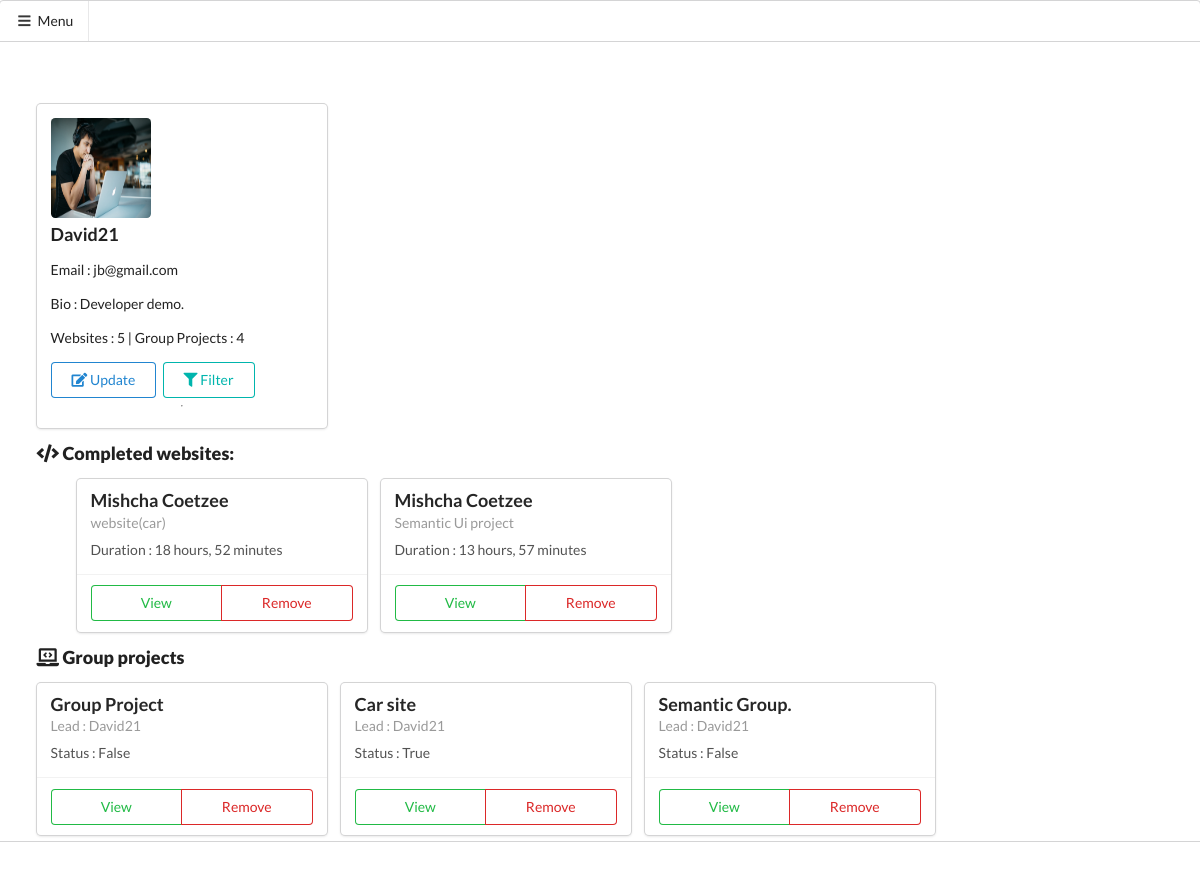
/profile/ (signed in), run on the app's committed database.
### dev_site01/models.py (models this page shows, shortened)
class UserProfile(models.Model):
	user = models.ForeignKey(User,on_delete=models.CASCADE)
	image = models.ImageField(blank=True,null=True,upload_to='image/')
	projects = models.ManyToManyField('Projects')
	group_project = models.ManyToManyField('Group_project')
	email = models.EmailField(blank=True,null=True)
	update = models.BooleanField(default=False)
	bio = models.TextField(max_length=300,null=True,blank=True)

class Projects(models.Model):
	start_date = models.DateField()
	end_date = models.DateTimeField(blank=True,null=True)
	duration = models.CharField(max_length=50,null=True,blank=True)
	title = models.CharField(max_length=100)
	user = models.ForeignKey(User,on_delete=models.CASCADE)
	activities = models.ManyToManyField('List',blank=True)
	project_url = models.URLField(blank=True,null=True)
	complete = models.BooleanField(default=False)
	website_owner = models.CharField(max_length=70,null=True,blank=True)
	outstanding_requirements = models.CharField(max_length=200,null=True,blank=True)
	challenges = models.TextField(max_length=500,null=True,blank=True)

class Group_project(models.Model):
	project_title = models.CharField(max_length=90)
	lead = models.ForeignKey(User,on_delete=models.CASCADE,related_name="lead_of_project",null=True)
	collaborators = models.ManyToManyField('Collaborators',blank=True,
		related_name="collaborator_working_on_group_project")
	task = models.ManyToManyField('Task',blank=True,related_name="task_related_to_project")
	add_collaborator = models.CharField(max_length=80,null=True,blank=True)
	status = models.BooleanField(default=False)

### dev_site01/views.py (the view, shortened to what this page needs)
# urls.py: path('profile/', views.profile,name="profile"),
def profile(request):
	project = Projects.objects.filter(user=request.user).order_by('-id')
	count = Projects.objects.filter(user=request.user).count()
	p = UserProfile.objects.get(user=request.user)
	profile_group_project = p.group_project.all().order_by('-id')
	group_project = p.group_project.all().count()
	form = UserProfileForm(request.POST or None,instance=p)
	context = {
		"project":project,
		"p":p,
		"form":form,
		"count":count,
		"group_project":group_project,
		"profile_group_project":profile_group_project,
	}
	return render(request,'profile.html',context)

### dev_site01/templates/profile.html (shortened to what this page needs)
{% extends 'base.html' %}
{%block body%}
{% load bootstrap4 %}
{% load crispy_forms_tags %}
 {% if p.update == False %}
<div class="row ui container" style="margin:0 auto;margin-top: 3em;">
<div class="col-md-6" style="margin: 1em auto;">
<div class="ui card" style="padding: 1em;">
<div class="row">
  <div class="col-md-3">
<img src="/media/{{p.image}}" style="height: 100px;width: 100px;border-radius: 0.3em;">
</div>
<div class="col-md-9">
<h3 class="text-secondary text-capitalize text-monospace"> {{p.user}}</h3>
<p>Email : {{p.email}}</p>
<p>Bio : {{p.bio}}</p>
<p>Websites : <span class="badge badge-info">{{count}}</span> |
Group Projects : <span class="badge badge-info">{{group_project}}</span></p>
<a href="{%url 'update' %}" class="ui blue  basic button"><i class="fa fa-edit" aria-hidden="true"></i> Update</a>
<button class="ui teal basic button" onclick="groupFunction()"><i class="fa fa-filter" aria-hidden="true"></i> Filter</button>
</div>
</div>
<hr>
</div>
</div>
<div class="ui container">
<div id="web">
  <h3  class="text-center text-success" style="font-weight:800;"><i class="fa fa-code"></i> Completed websites:</h3>
<ol>
  <div class="ui cards">
{% for p in project%}
{% if p.project_url%}
  <div class="card">
    <div class="content">
      <div class="header">
        {{p.website_owner}}
      </div>
      <div class="meta">
        {{p.title}}
      </div>
      <div class="description">
       Duration : {{p.duration}}
      </div>
    </div>
    <div class="extra content">
      <div class="ui two buttons">
        <a href="{% url 'activity' id=p.id %}" class="ui basic green button">View</a>
        <a href="{% url 'delete_single_project' id=p.id %}" class="ui basic red button">Remove</a>
      </div>
    </div>
  </div>
{%endif%}
{% empty %}
<p class="text-muted text-center">You have not completed any websites/projects</p>
{%endfor%}
</div>
</ol>
</div>
<div id="group">
  <h3 class="text-center text-success" style="font-weight:800;"><i class="fa fa-laptop-code"></i> Group projects</h3>
  <div class="ui cards">
{% for p in profile_group_project %}
{% if p.lead == request.user%}
<div class="card">
    <div class="content">
      <div class="header">
        {{p.project_title}}
      </div>
      <div class="meta">
        Lead : {{p.lead}}
      </div>
      <div class="description">
       Status : {{p.status}}
      </div>
    </div>
    <div class="extra content">
      <div class="ui two buttons">
        <a href="{% url 'group-project' id=p.id%}" class="ui green basic button" title="view your group project">View</a>
        <a href="{% url 'close_project_owner' id=p.id%}" class="ui red basic button">Remove</a>
      </div>
    </div>
  </div>
{% endif %}
{% empty %}
<p class="text-muted text-center">You have not been added to or created any group projects.</p>
{% endfor %}
</div>
</div>
</div>
</div>
{%endif%}
{%endblock%}

### data on the page
UserProfile: image (picture), user "David21", email "jb@gmail.com", bio "Developer demo."
Projects: website_owner "Mishcha Coetzee", title "website(car)", duration "18 hours, 52 minutes"
Projects: website_owner "Mishcha Coetzee", title "Semantic Ui project", duration "13 hours, 57 minutes"
Group_project: project_title "Group Project", lead "David21", status "False"
Group_project: project_title "Car site", lead "David21", status "True"
Group_project: project_title "Semantic Group.", lead "David21", status "False"

### other printed values
{{ count }} "5"
{{ group_project }} "4"
